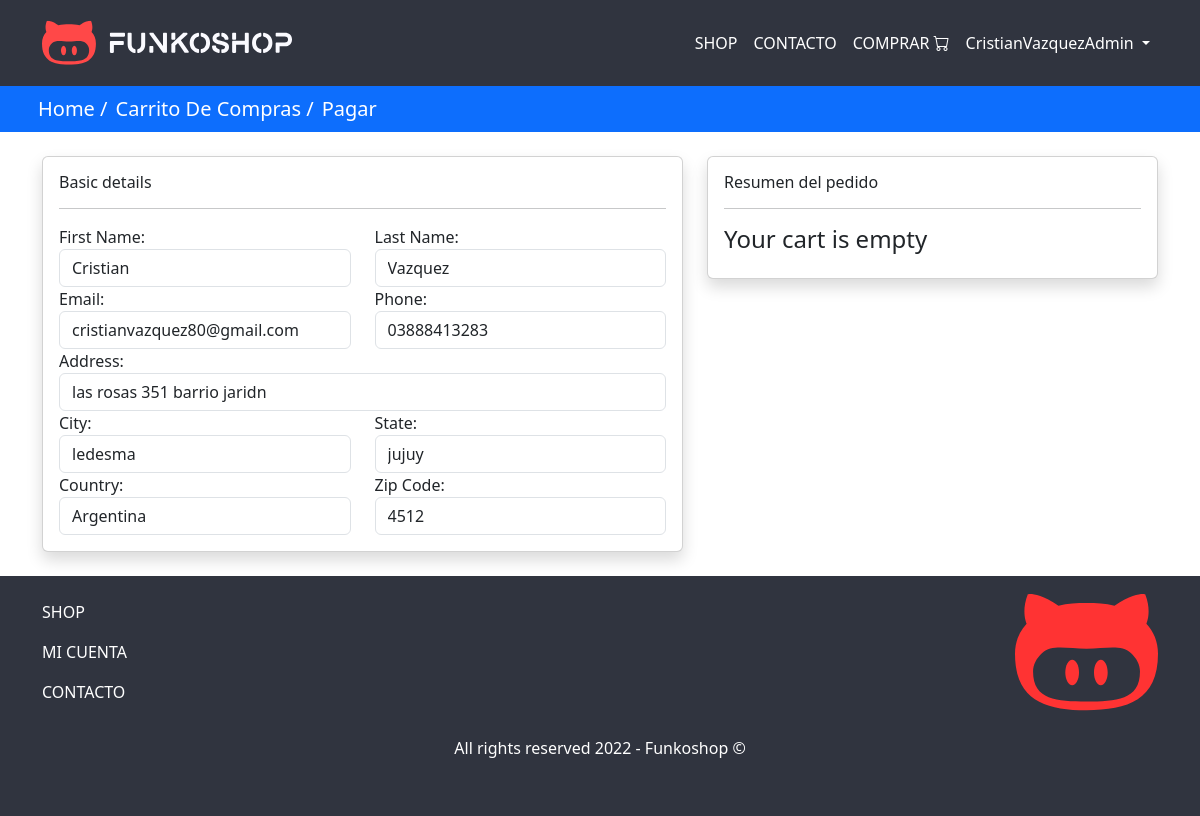
The page /pagar/ (signed in) on the database as committed earlier.
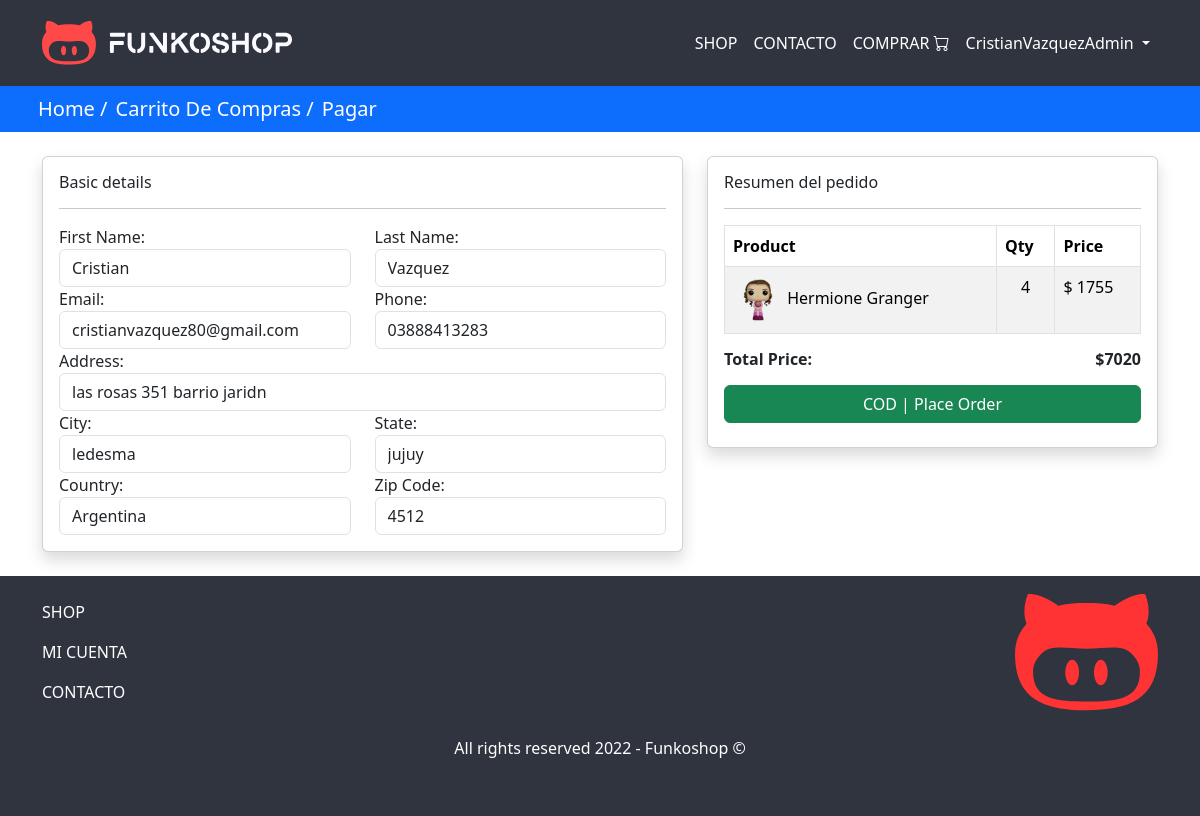
The same page on the database as committed later.
### store/models.py (models this page shows, shortened)
class Carrito_de_Compras(models.Model):
    user = models.ForeignKey(User, on_delete=models.CASCADE)
    producto = models.ForeignKey(Producto, on_delete=models.CASCADE)
    cantidad_requerida = models.IntegerField(null=False, blank=False)
    creado = models.DateTimeField(auto_now_add=True)

class Producto(models.Model):
    coleccion = models.ForeignKey(Coleccion, on_delete=models.CASCADE)
    name = models.CharField(max_length=150, null=False, blank=False)
    descripcion = models.TextField(max_length=500, null=False, blank=False)
    img = models.ImageField(upload_to=get_file_path, null=True, blank=True)
    precio = models.FloatField(null=False, blank=False)
    cantidad = models.IntegerField(default=0, null=False, blank=False)
    status = models.BooleanField(default=False, help_text="0=default, 1=Hidden")
    tendencia = models.BooleanField(default=False, help_text="0=default, 1=Trending")
    tag = models.CharField(max_length=150, null=False, blank=False)
    creado = models.DateTimeField(auto_now_add=True)
    rating = models.IntegerField(default=0, null=False, blank=False)

### store/controllers/pagar.py (the view)
# urls.py: path("", views.index, name="home"),
@login_required(login_url="iniciarsesion")
def index(request):
    carrito = Carrito_de_Compras.objects.filter(user=request.user)
    for item in carrito:
        if item.cantidad_requerida > item.producto.cantidad:
            Carrito_de_Compras.objects.delete(id=item.id)
    items = Carrito_de_Compras.objects.filter(user=request.user)
    total_a_pagar = 0
    for item in items:
        total_a_pagar = total_a_pagar + (item.producto.precio * item.cantidad_requerida)
    userprofile = Profile.objects.filter(user=request.user).first()
    context = {
        "cartitems": items,
        "total_price": total_a_pagar,
        "profile": userprofile,
        "key": public_key,
    }
    return render(request, "pagar.html", context)

### store/templates/pagar.html (shortened to what the changed rows need)
{% extends 'layouts/main.html' %} {% load static %} {% block content %}
<div class="container my-4">
  <form action="{% url 'placeorder' %}" method="POST">
    <div class="row">
      <div class="col-md-5">
        <div class="card shadow">
          <div class="card-body">
            <h6>Resumen del pedido</h6>
            <hr />
            {% if cartitems %}
            <table class="table table-striped table-bordered">
              <thead>
                <tr>
                  <th>Product</th>
                  <th>Qty</th>
                  <th>Price</th>
                </tr>
              </thead>
              <tbody>
                {% for item in cartitems %}
                <tr>
                  <td>
                    <img
                      src="{{item.producto.img.url}}"
                      class=""
                      height="50px"
                      width="50px"
                      alt="product image"
                    />
                    {{item.producto.name}}
                  </td>
                  <td class="text-center">{{item.cantidad_requerida}}</td>
                  <td>$ {{item.producto.precio | stringformat:'d'}}</td>
                </tr>
                {% endfor %}
              </tbody>
            </table>
            <form action="{% url 'create-checkout-session' %}" method="POST">
              <h6 class="fw-bold">
                Total Price:
                <span class="float-end"
                  >${{total_price | stringformat:'d'}}</span
                >
              </h6>
              <div class="mt-3">
                <button type="submit" class="btn btn-success w-100">
                  COD | Place Order
                </button>
              </div>
            </form>
            {% else %}
            <h4>Your cart is empty</h4>
            {% endif %}
          </div>
        </div>
      </div>
    </div>
  </form>
</div>
{% endblock content %}

Rows that differ between the two databases and show on the page:
added Carrito_de_Compras: producto.img (picture), producto.name "Hermione Granger", cantidad_requerida "4", producto.precio "1755"
Other text that changed with them:
{{ total_price | stringformat:'d' }}: (not shown) → "7020"
text no longer shown: "Your cart is empty"
text now shown: "Product Qty Price Total Price: $ COD | Place Order"
